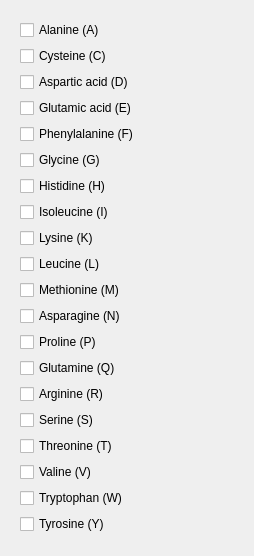
           <widget class="QWidget" name="scrollAreaWidgetContents">
            <property name="geometry">
             <rect>
              <x>0</x>
              <y>0</y>
              <width>254</width>
              <height>556</height>
             </rect>
            </property>
            <layout class="QVBoxLayout" name="verticalLayout">
             <item>
              <widget class="QFrame" name="gridFrame">
               <layout class="QVBoxLayout" name="verticalLayout_2">
                <item>
                 <widget class="QCheckBox" name="checkBox">
                  <property name="text">
                   <string>Alanine (A)</string>
                  </property>
                 </widget>
                </item>
                <item>
                 <widget class="QCheckBox" name="checkBox_2">
                  <property name="text">
                   <string>Cysteine (C)</string>
                  </property>
                 </widget>
                </item>
                <item>
                 <widget class="QCheckBox" name="checkBox_3">
                  <property name="text">
                   <string>Aspartic acid (D)</string>
                  </property>
                 </widget>
                </item>
                <item>
                 <widget class="QCheckBox" name="checkBox_13">
                  <property name="text">
                   <string>Glutamic acid (E)</string>
                  </property>
                 </widget>
                </item>
                <item>
                 <widget class="QCheckBox" name="checkBox_14">
                  <property name="text">
                   <string>Phenylalanine (F)</string>
                  </property>
                 </widget>
                </item>
                <item>
                 <widget class="QCheckBox" name="checkBox_15">
                  <property name="text">
                   <string>Glycine (G)</string>
                  </property>
                 </widget>
                </item>
                <item>
                 <widget class="QCheckBox" name="checkBox_16">
                  <property name="text">
                   <string>Histidine (H)</string>
                  </property>
                 </widget>
                </item>
                <item>
                 <widget class="QCheckBox" name="checkBox_17">
                  <property name="text">
                   <string>Isoleucine (I)</string>
                  </property>
                 </widget>
                </item>
                <item>
                 <widget class="QCheckBox" name="checkBox_18">
                  <property name="text">
                   <string>Lysine (K)</string>
                  </property>
                 </widget>
                </item>
                <item>
                 <widget class="QCheckBox" name="checkBox_19">
                  <property name="text">
                   <string>Leucine (L)</string>
                  </property>
                 </widget>
                </item>
                <item>
                 <widget class="QCheckBox" name="checkBox_20">
                  <property name="text">
                   <string>Methionine (M)</string>
                  </property>
                 </widget>
                </item>
                <item>
                 <widget class="QCheckBox" name="checkBox_21">
                  <property name="text">
                   <string>Asparagine (N)</string>
                  </property>
                 </widget>
                </item>
                <item>
                 <widget class="QCheckBox" name="checkBox_22">
                  <property name="text">
                   <string>Proline (P)</string>
                  </property>
                 </widget>
                </item>
                <item>
                 <widget class="QCheckBox" name="checkBox_23">
                  <property name="text">
                   <string>Glutamine (Q)</string>
                  </property>
                 </widget>
                </item>
                <item>
                 <widget class="QCheckBox" name="checkBox_24">
                  <property name="text">
                   <string>Arginine (R)</string>
                  </property>
                 </widget>
                </item>
                <item>
                 <widget class="QCheckBox" name="checkBox_25">
                  <property name="text">
                   <string>Serine (S)</string>
                  </property>
                 </widget>
                </item>
                <item>
                 <widget class="QCheckBox" name="checkBox_26">
                  <property name="text">
                   <string>Threonine (T)</string>
                  </property>
                 </widget>
                </item>
                <item>
                 <widget class="QCheckBox" name="checkBox_27">
                  <property name="text">
                   <string>Valine (V)</string>
                  </property>
                 </widget>
                </item>
                <item>
                 <widget class="QCheckBox" name="checkBox_28">
                  <property name="text">
                   <string>Tryptophan (W)</string>
                  </property>
                 </widget>
                </item>
                <item>
                 <widget class="QCheckBox" name="checkBox_29">
                  <property name="text">
                   <string>Tyrosine (Y)</string>
                  </property>
                 </widget>
                </item>
                <item>
                 <spacer name="verticalSpacer">
                  <property name="orientation">
                   <enum>Qt::Vertical</enum>
                  </property>
                  <property name="sizeHint" stdset="0">
                   <size>
                    <width>20</width>
                    <height>20</height>
                   </size>
                  </property>
                 </spacer>
                </item>
               </layout>
              </widget>
             </item>
            </layout>
           </widget>
